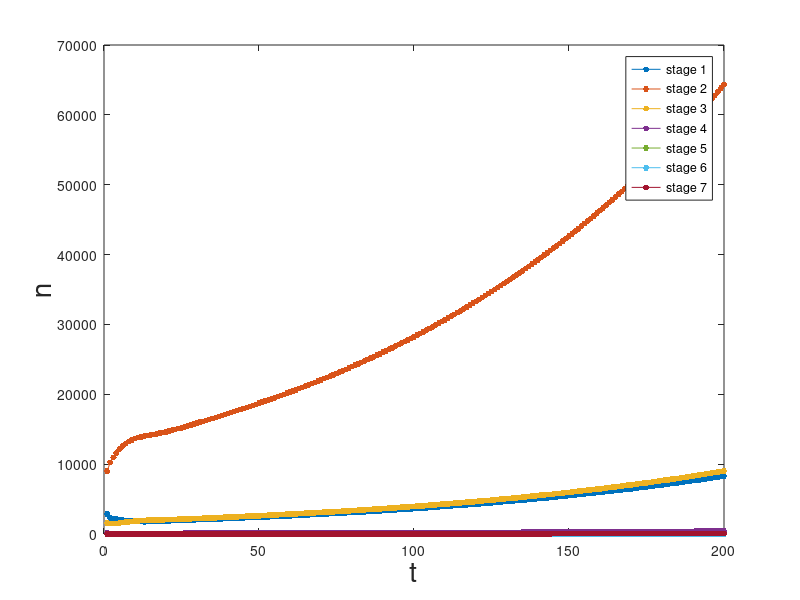

Source code (MATLAB):
% Define projection matrix A
A=[ 0    0     0     0     127       4   80  ;
 .6747  1.25*.737   0     0     0         0    0  ;
    0  .0486 .661    0     0         0    0  ;
    0     0  .0147  .6907  0         0    0  ;
    0     0    0    .0518  0         0    0  ;
    0     0    0     0    .8091      0    0  ;
    0     0    0     0     0       .8091  .8089  ];


% Compute eigenvalues and eigenvectors of A
 E=eig(A);
 absolute_eigenvalues = abs(E) 
% Returns matrix V, columns of which are eigenvectors
% Diagonal matrix D, entries of which are corresponding eigenvectors


%--------------------------------------------------------

%Initial population size in each class
n_zero=[2900;
        9000;
        1600;
        100;
        5;
        4;
        20];
    
                
Tmax=200;
n_vs_t=zeros(7,Tmax);

n_vs_t(:,1)=n_zero ;

for t=2:Tmax;
   n_vs_t(:,t)=A*n_vs_t(:,t-1) ;    
end

figure
set(gca,'FontSize',20)
plot(1:Tmax,n_vs_t','.-','MarkerSize',14)
xlabel('t','FontSize',20)
ylabel('n','FontSize',20)
legend('stage 1','stage 2','stage 3','stage 4','stage 5','stage 6','stage 7')
    